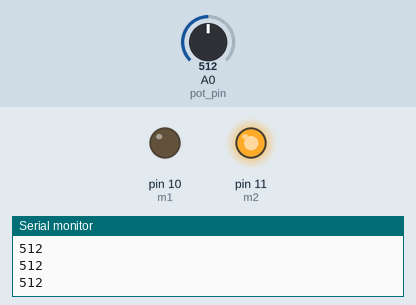
Recording of a sketch running on a simulated Arduino Uno, built with avr-gcc and run on an emulated ATmega328P. Parts: output pins drawn as LEDs (lit = HIGH), the last lines printed to the serial monitor. The test bench sets the inputs (shaded band); at power-on: A0 (pot_pin) = 512.

Above: at 1.2 s.
1.3 s: A0 (pot_pin) set to 0
At 1.6 s:
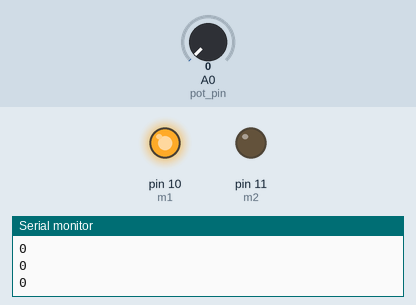
2.8 s: A0 (pot_pin) set to 122
At 3.9 s:
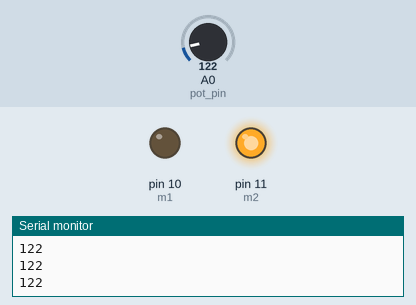
Timing chart, 0 to 5.8 s (numbered marks = the images above; inputs shaded):
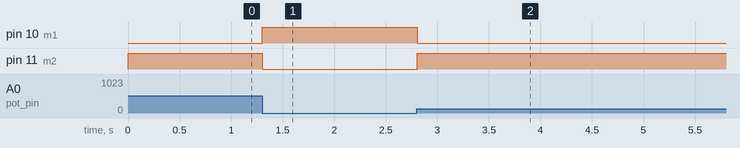

The sketch:

servo_mod_control_p.ino
```cpp
const int pot_pin = A0;
const int m1 = 10;
const int m2 = 11;
int kp = 10;
int sensor = 0;
int pos_des = 100;
int error = 0;
int senal = 0;

void setup(){
  Serial.begin(9600);
  pinMode(m1, OUTPUT);
  pinMode(m2, OUTPUT);
}

void loop(){
  sensor = analogRead(pot_pin);
  Serial.println(sensor);
  calcular_error();
  calcular_senal();
  if(error < 0) reversa();
  else avance();
  delay(2);
}


void calcular_error(){
  error = pos_des - sensor;
}


void calcular_senal(){
  senal = kp*error;
}


void reversa(){
  digitalWrite(m1, 0);
  digitalWrite(m2, senal);
}


void avance(){
  digitalWrite(m2, 0);
  digitalWrite(m1, senal);
}
```

Measured:
- after the input at 1.3 s, pin 10 (m1): LOW → HIGH at once; pin 11 (m2): HIGH → LOW at once
- after the input at 2.8 s, pin 10 (m1): HIGH → LOW at once; pin 11 (m2): LOW → HIGH at once
